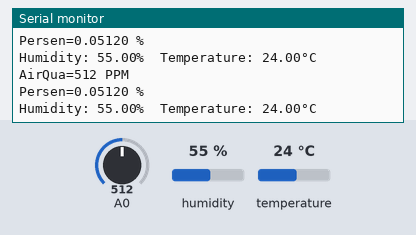
The sketch below on a simulated Arduino Uno, built with avr-gcc and run on an emulated ATmega328P. Shown: the last lines printed to the serial monitor. The test bench sets the inputs (shaded band); at power-on: humidity 55 %, A0 = 512, temperature 24 °C.

Above: at 1.8 s.
1.9 s: humidity set to 22 %
At 2.9 s:
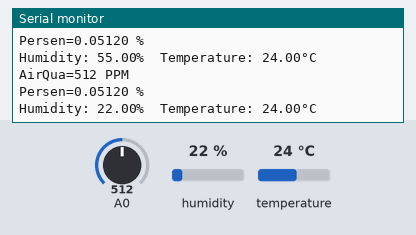
3.4 s: A0 set to 716
At 4.7 s:
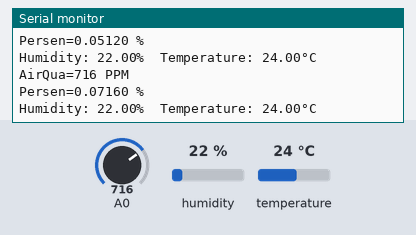
4.9 s: temperature set to 12 °C
At 6.3 s:
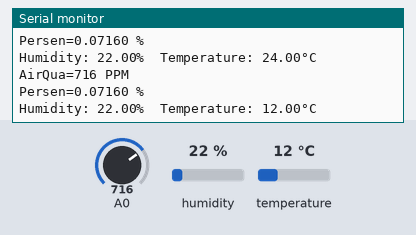
6.4 s: A0 set to 900
At 7.7 s:
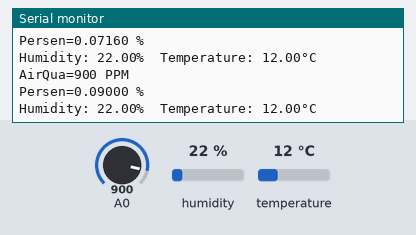
7.9 s: humidity set to 40 %
At 8.9 s:
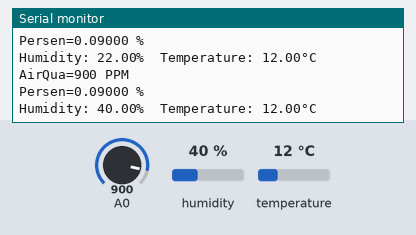
Timing chart, 0 to 10.4 s (numbered marks = the images above; inputs shaded):
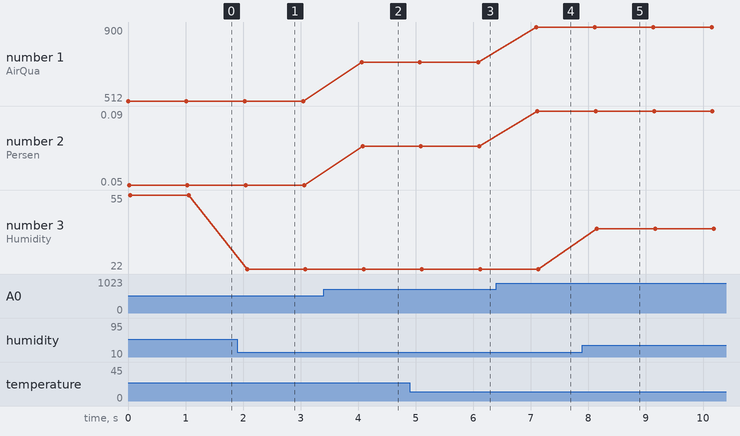

Measured:
- after the input at 1.9 s, the serial monitor: prints a new line after 0.17 s (image 1)
- after the input at 3.4 s, the serial monitor: prints a new line after 0.66 s (image 2)
- after the input at 4.9 s, the serial monitor: prints a new line after 1.2 s (image 3)
- after the input at 6.4 s, the serial monitor: prints a new line after 0.70 s (image 4)
- after the input at 7.9 s, the serial monitor: prints a new line after 0.26 s (image 5)
- plotted number 1: 512 → 716 after the input at 3.4 s, 716 → 900 after the input at 6.4 s
- plotted number 2: 0.05 → 0.07 after the input at 3.4 s, 0.07 → 0.09 after the input at 6.4 s
- plotted number 3: 55 → 22 after the input at 1.9 s, 22 → 40 after the input at 7.9 s

The sketch:

mqcoba.ino
```cpp
#include <Wire.h>
#include "DHT.h"
#define DHTPIN 2
#define DHTTYPE DHT22

DHT dht(DHTPIN, DHTTYPE);
int sensorValue;
float q;
void setup(){
Serial.begin(9600);                            // sets the serial port to 9600
dht.begin();
}
void loop(){sensorValue = analogRead(0);       // read analog input pin 0
float h = dht.readHumidity();
float t = dht.readTemperature();
Serial.print("AirQua=");
Serial.print(sensorValue);               // prints the value read
Serial.println(" PPM");
q = sensorValue / 10000.0000;
Serial.print("Persen=");
Serial.print(q,5);
Serial.println(" %");
Serial.print("Humidity: ");
Serial.print(h);
Serial.print("%  Temperature: ");
Serial.print(t);
Serial.println("°C ");
delay(1000);                                   // wait 100ms for next reading
}
```
